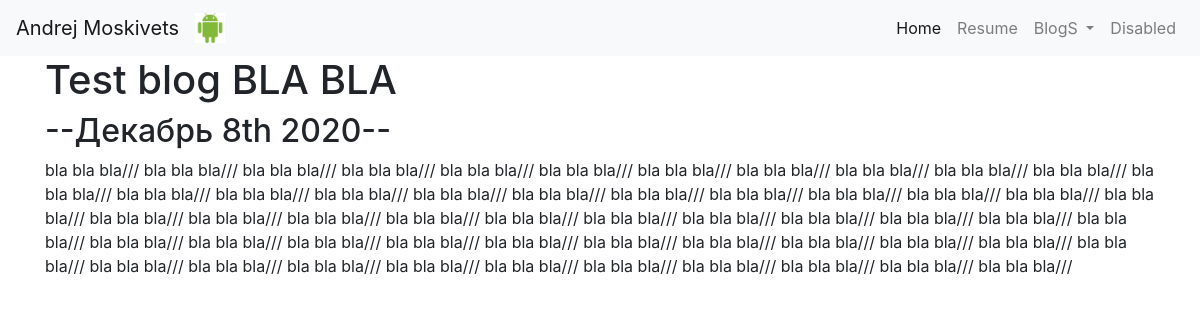
Page /blog/7/ on the committed database.
### blog/models.py (models this page shows)
class Blog(models.Model):
    title = models.CharField(max_length=200)
    description = models.TextField()
    date = models.DateField()

### blog/views.py (the view)
# urls.py: path('<int:blog_id>/',views.detail, name='detail'),
def detail(request, blog_id):
    blog = get_object_or_404(Blog, pk=blog_id)
    return render(request, 'blog/detail.html', {'blog':blog})

### blog/templates/blog/detail.html
{% extends 'portfolio/base.html' %}
{% block content %}
    <h1>{{blog.title}}</h1>
    <h2>--{{ blog.date|date:'F jS Y'}}--</h2>
    {{ blog.description|safe }}
{% endblock %}

### rows in the picture
Blog: title "Test blog BLA BLA", date "Декабрь 8th 2020", description "bla bla bla/// bla bla bla/// bla bla bla/// bla bla bla/// bla bla bla/// bla bla bla/// bla bla bla/// bla bla bla/// bla bla bla/// bla bla bla/// bla bla bla/// bla bla bla/// bla bla bla/// bla bla bla/// bla bla bla/// bla bla bla/// bla bla bla/// bla bla bla/// bla bla bla/// bla bla bla/// bla bla bla/// bla bla bla/// bla bla bla/// bla bla bla/// bla bla bla/// bla bla bla/// bla bla bla/// bla bla bla/// bla bla bla/// bla bla bla/// bla bla bla/// bla bla bla/// bla bla bla/// bla bla bla/// bla bla bla/// bla bla bla/// bla bla bla/// bla bla bla/// bla bla bla/// bla bla bla/// bla bla bla/// bla bla bla/// bla bla bla/// bla bla bla/// bla bla bla/// bla bla bla/// bla bla…"
